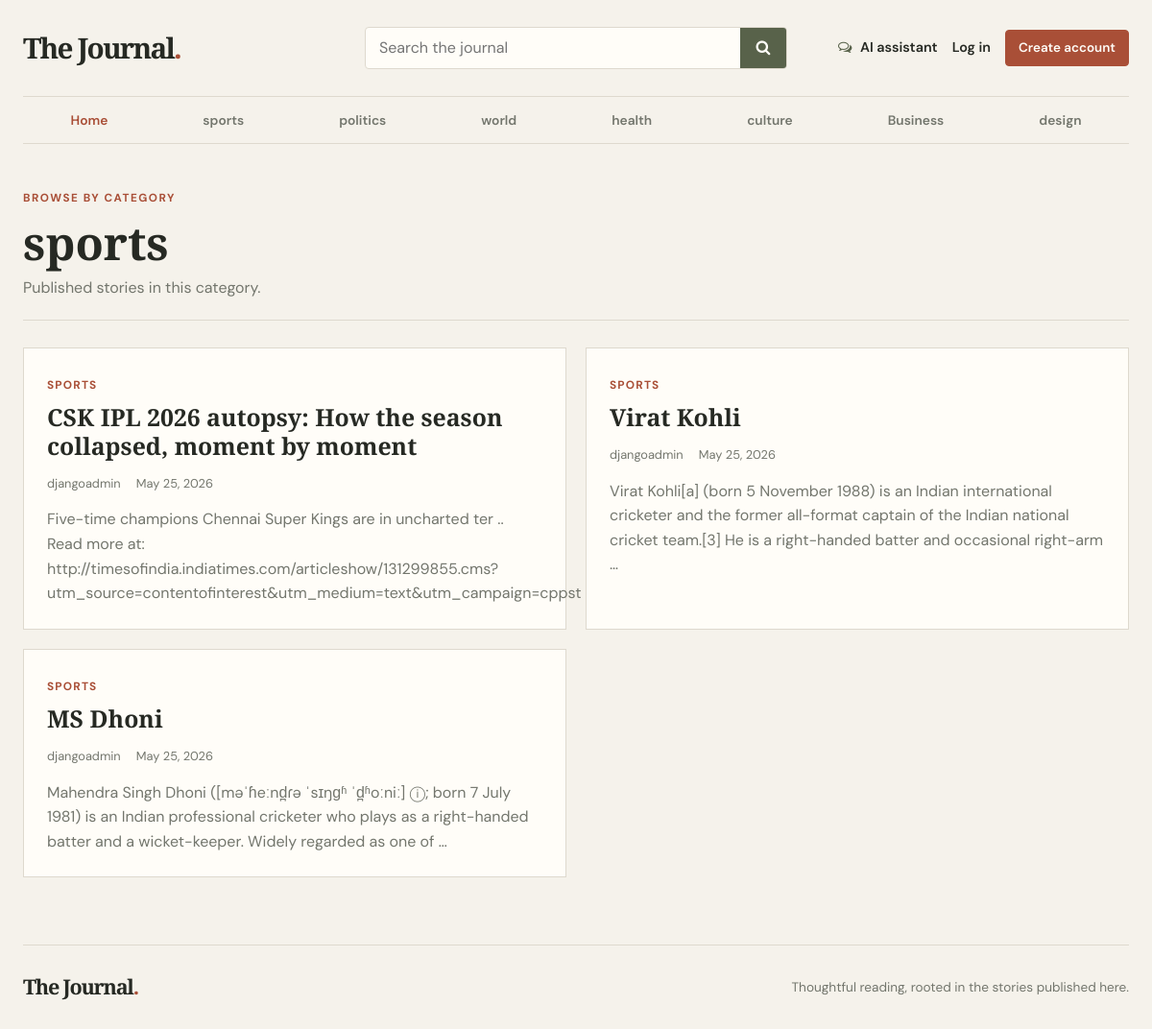
Page /category/1 on the earlier database version.
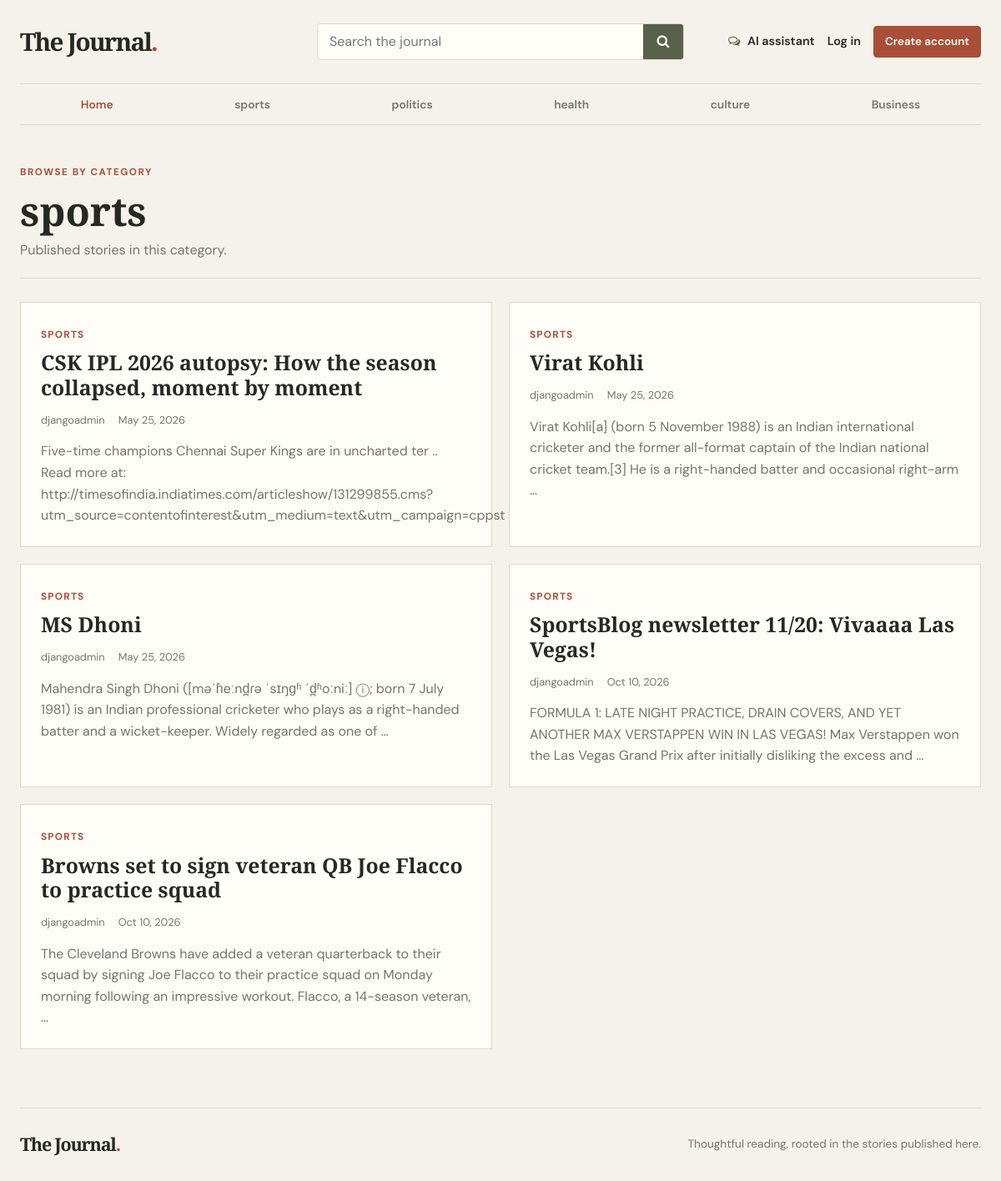
Same page on the later database version.
### blog/models.py (models this page shows, shortened)
class category(models.Model):
    category_name = models.CharField(max_length=50 , unique=True)
    created_at = models.DateTimeField(auto_now_add=True)
    updated_at = models.DateTimeField(auto_now=True)
    class Meta:
        verbose_name_plural = "calegories"

class Blog(models.Model):
    title = models.CharField(max_length=255)
    slug = models.SlugField(max_length=255, unique=True, blank=True)
    category = models.ForeignKey(category, on_delete=models.CASCADE)
    author = models.ForeignKey(User, on_delete=models.CASCADE)
    featured_image = models.ImageField(upload_to='uploads/%Y/%m/%d', blank=True, null=True)
    short_description = models.TextField(max_length=1000)
    blog_body = models.TextField()
    status = models.CharField(max_length=20, choices=STATUS_CHOICES, default="Draft")
    is_featured = models.BooleanField(default=False)
    ai_summary = models.TextField(blank=True, default="")
    is_ai_generated = models.BooleanField(default=False)
    source_urls = models.TextField(blank=True, default="")
    generation_date = models.DateField(null=True, blank=True)
    created_at = models.DateTimeField(auto_now_add=True)
    updated_at = models.DateTimeField(auto_now=True)

### blog/views.py (the view)
# urls.py: path('<int:category_id>', views.post_by_category, name='post_by_category'),
def post_by_category(request, category_id):
    selected_category = get_object_or_404(category, pk=category_id)
    posts = Blog.objects.filter(status='Published', category=selected_category)
    context = {
        'posts': posts,
        'selected_category': selected_category,
    }
    return render(request, 'post_by_category.html', context)

### blog/context_processors.py (called while the page is built)
def get_categories(request):
    categories = category.objects.all()
    return dict(categories=categories)

### templates/post_by_category.html (shortened to what this page needs)
{% extends 'base.html' %}
{% block content %}
<main>
  <header class="listing-heading">
    <span class="eyebrow">Browse by category</span>
    <h1>{{ selected_category.category_name }}</h1>
    <p>Published stories in this category.</p>
  </header>
  {% if posts %}
  <div class="listing-grid">
    {% for post in posts %}
    <article class="listing-card">
      <span class="category-label">{{ post.category.category_name }}</span>
      <h2><a href="{% url 'blog' post.slug %}">{{ post.title }}</a></h2>
      <div class="story-meta">
        <span>{{ post.author }}</span>
        <span>{{ post.created_at|date:"M j, Y" }}</span>
      </div>
      <p>{{ post.short_description|truncatewords:30 }}</p>
    </article>
    {% endfor %}
  </div>
  {% else %}
  <div class="empty-state">
    <h2>No published articles in this category</h2>
    <p>There are no stories to display here yet.</p>
  </div>
  {% endif %}
</main>
{% endblock %}

### templates/base.html (shortened to what this page needs)
{% load static %}
<!DOCTYPE html>
<html lang="en">
<head>
    <link href="https://getbootstrap.com/docs/4.0/dist/css/bootstrap.min.css" rel="stylesheet">
    <link href="{% static 'css/blog.css' %}" rel="stylesheet">
    <link rel="stylesheet" href="https://cdnjs.cloudflare.com/ajax/libs/font-awesome/4.7.0/css/font-awesome.min.css">
</head>
<body>
    <div class="site-shell">
      <header class="site-header">
        <div class="header-main">
          <a class="blog-header-logo" href="{% url 'home' %}" aria-label="The Journal home">The Journal<span>.</span></a>
          <form class="site-search" action="{% url 'search' %}" method="GET" role="search">
            <input id="site-search-input" type="search" name="keyword" value="{{ keyword|default:'' }}" placeholder="Search the journal">
            <button type="submit" aria-label="Search"><i class="fa fa-search" aria-hidden="true"></i></button>
          </form>
          <nav class="header-actions" aria-label="Account and tools">
            <a class="header-tool" href="{% url 'ai_chat' %}"><i class="fa fa-comments-o" aria-hidden="true"></i> AI assistant</a>
            {% if not user.is_authenticated %}
            <a class="header-account" href="{% url 'login' %}">Log in</a>
            <a class="button button-small" href="{% url 'register' %}">Create account</a>
            {% else %}
            <a class="header-account" href="{% url 'dashboard' %}">Dashboard</a>
            <a class="header-account" href="{% url 'logout' %}">Log out</a>
            {% endif %}
          </nav>
        </div>
        <div class="category-bar">
          <nav class="category-nav" aria-label="Categories">
            <a href="{% url 'home' %}">Home</a>
            {% for i in categories %}
            <a href="{% url 'post_by_category' i.id %}">{{ i.category_name }}</a>
            {% endfor %}
          </nav>
        </div>
      </header>
      {% block content %}{% endblock %}
      <footer class="site-footer">
        <a class="footer-brand" href="{% url 'home' %}">The Journal<span>.</span></a>
        <p>Thoughtful reading, rooted in the stories published here.</p>
      </footer>
    </div>
</body>
</html>

Differences in the rows shown:
removed category: category_name "world"
removed category: category_name "design"
added Blog: category.category_name "SPORTS", title "SportsBlog newsletter 11/20: Vivaaaa Las Vegas!", author "djangoadmin", created_at "Oct 10, 2026", short_description "FORMULA 1: LATE NIGHT PRACTICE, DRAIN COVERS, AND YET ANOTHER MAX VERSTAPPEN WIN IN LAS VEGAS! Max Verstappen won the Las Vegas Grand Prix after initially disliking the excess and …"
added Blog: category.category_name "SPORTS", title "Browns set to sign veteran QB Joe Flacco to practice squad", author "djangoadmin", created_at "Oct 10, 2026", short_description "The Cleveland Browns have added a veteran quarterback to their squad by signing Joe Flacco to their practice squad on Monday morning following an impressive workout. Flacco, a 14-season veteran, …"
